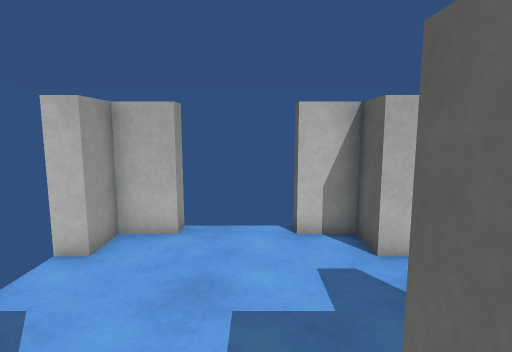
view 1 (above)

13 first-person views from a walk through a scene from a Unity 3-D project. The camera is 1.4 m above the floor, tilts 8° down and sees 75° across. The floor is counted in squares, 0.5 m on a side. Each view is taken from the middle of a square. On the plan, view 1 faces up. The plan holds only what a view shows up to about 20 squares ahead; the rest is blank. The player is left out. Surface patterns are stand-ins for the level's own textures.

view 2
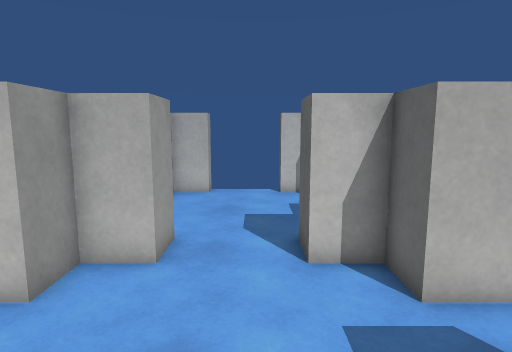

view 3
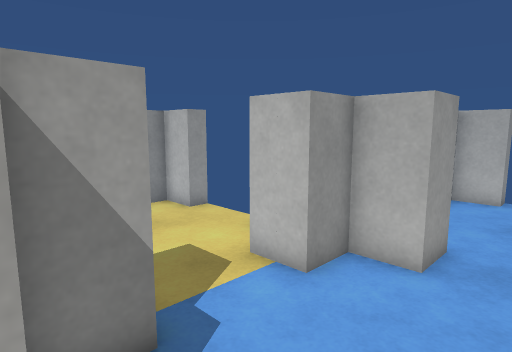

view 4
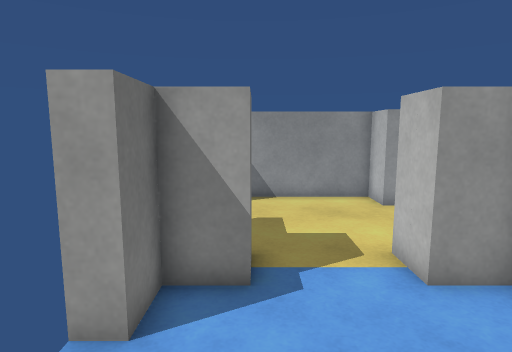

view 5
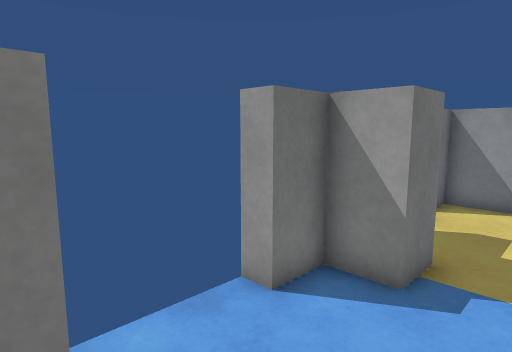

view 6
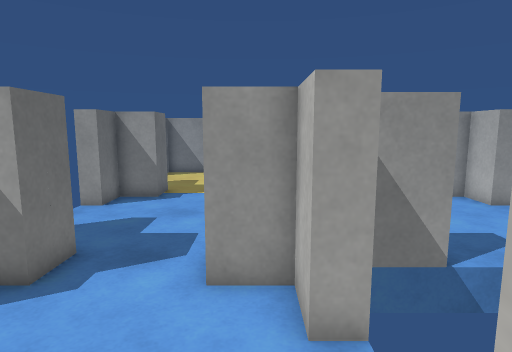

view 7
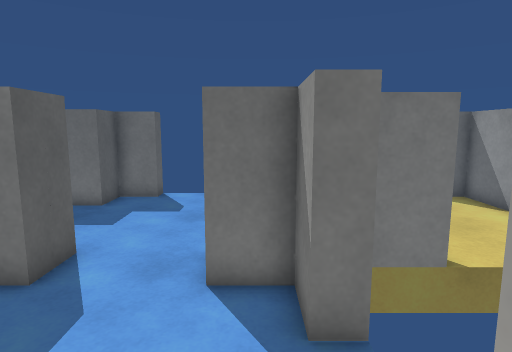

view 8
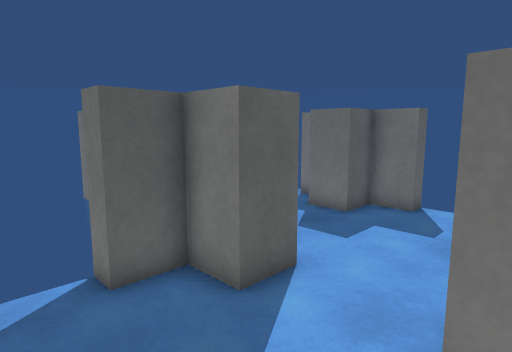

view 9
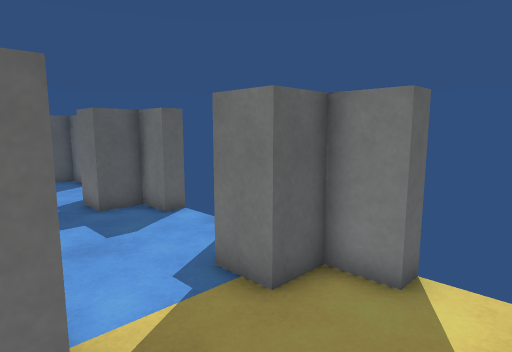

view 10
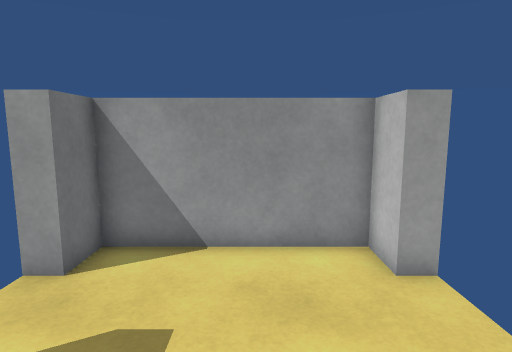

view 11
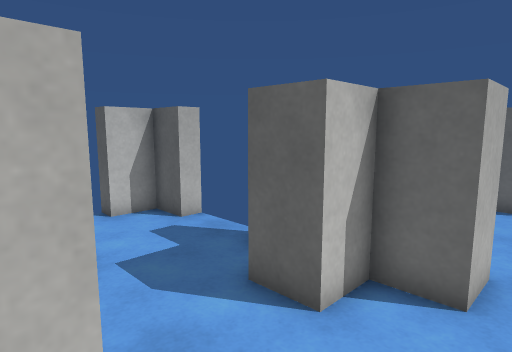

view 12
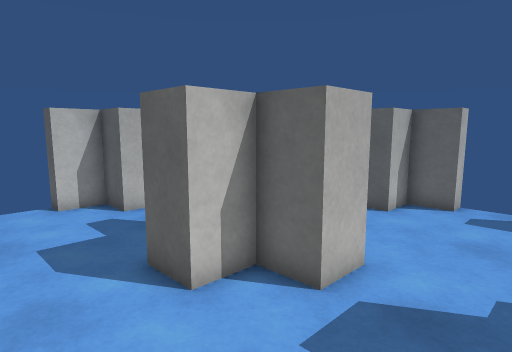

view 13
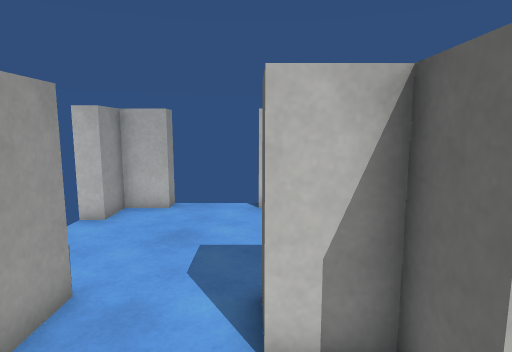

### Floor plan
Ten units are one square. View 1 is at (0, 0); x grows to the right and y downward. Boxes are objects, and circles mark ways between rooms. Rooms are numbered by the first view taken in them; rooms with no view inside come last. Other rooms are left out.
<svg viewBox="-122 -100 243 171">
<path fill="none" stroke="#000" d="M11 66 11 57 27 57 27 41 43 41M-37 41 -37 57 -21 57 -21 65M-21 -7 -37 -7 -37 9M43 9 27 9 27 -7 11 -7M116 9 107 9 107 -7 91 -7 91 -15M94 57 107 57 107 48M59 -16 59 -7 43 -7 43 9M43 41 43 46M54 57 60 57M-46 -39 -37 -39 -37 -23 -21 -23 -21 -7M-21 -95 -21 -87 -37 -87 -37 -71 -45 -71M11 -7 11 -23 27 -23 27 -39 35 -39M36 -71 27 -71 27 -87 11 -87 11 -95M-101 -16 -101 -7 -117 -7 -117 57 -101 57 -101 65M-37 9 -53 9 -53 2M-69 66 -69 57 -53 57 -53 41 -37 41"/>
<circle cx="35" cy="25" r="3" fill="#2a7"/>
<circle cx="-5" cy="-15" r="3" fill="#2a7"/>
<circle cx="-45" cy="25" r="3" fill="#2a7"/>
<text x="0" y="30">1</text>
<text x="80" y="20">2</text>
<text x="-10" y="-50">3</text>
<text x="-80" y="20">4</text>
</svg>
Room 1 opens to room 2. Room 1 opens to room 3. Room 1 opens to room 4.

Where each view was taken, in squares from view 1:
view 1: 0 up, 0 right, facing up
view 2: 6 down, 0 right, facing up
view 3: 6 down, 0 right, facing up-left
view 4: 4 down, 2 right, facing left
view 5: 2 down, 2 right, facing down-left
view 6: 0 up, 10 right, facing left
view 7: 8 up, 3 left, facing down
view 8: 6 up, 3 left, facing down-right
view 9: 0 up, 9 left, facing down-right
view 10: 2 down, 4 left, facing left
view 11: 2 down, 3 left, facing up-right
view 12: 4 down, 2 left, facing up-right
view 13: 3 down, 1 right, facing up
